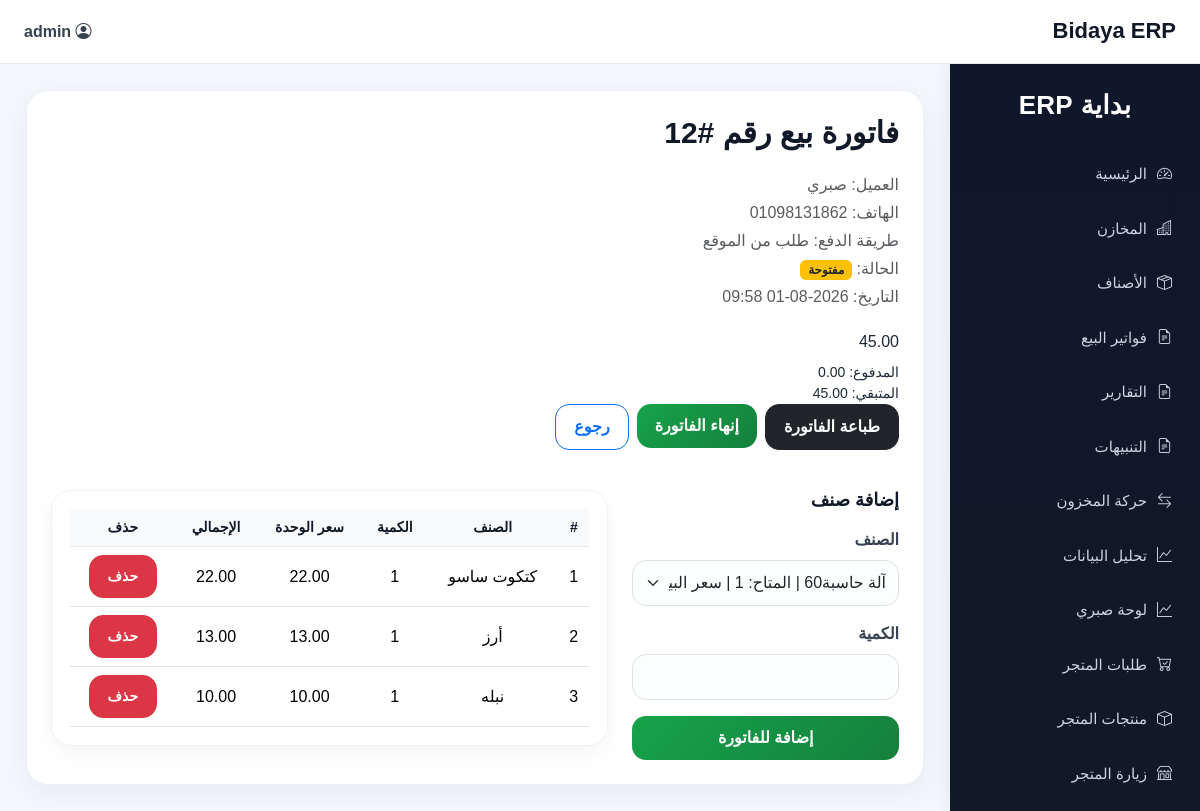
The page /invoices/12 (signed in) on the database its author committed.
### app/models.py (models this page shows, shortened)
class User(db.Model, UserMixin):
    id = db.Column(db.Integer, primary_key=True)
    username = db.Column(db.String(50), unique=True, nullable=False)
    email = db.Column(db.String(120), unique=True, nullable=False)
    password = db.Column(db.String(255), nullable=False)
    role = db.Column(db.String(20), default="operator")
    created_at = db.Column(db.DateTime, default=datetime.utcnow)

class SalesInvoice(db.Model):
    id = db.Column(db.Integer, primary_key=True)
    customer_name = db.Column(db.String(150), nullable=False)
    customer_phone = db.Column(db.String(50))
    notes = db.Column(db.Text)
    payment_method = db.Column(db.String(50), default="cash")
    amount_paid = db.Column(db.Float, default=0)
    total_amount = db.Column(db.Float, default=0)
    created_at = db.Column(db.DateTime, default=datetime.utcnow)
    is_finalized = db.Column(db.Boolean, default=False)
    finalized_at = db.Column(db.DateTime, nullable=True)
    items = db.relationship(
        "SalesInvoiceItem",
        backref="invoice",
        cascade="all, delete-orphan",
        lazy=True
    )
    @property
    def balance_due(self):
        return max((self.total_amount or 0) - (self.amount_paid or 0), 0)

class SalesInvoiceItem(db.Model):
    id = db.Column(db.Integer, primary_key=True)
    invoice_id = db.Column(db.Integer, db.ForeignKey("sales_invoice.id"), nullable=False)
    item_id = db.Column(db.Integer, db.ForeignKey("item.id"), nullable=False)
    quantity = db.Column(db.Integer, nullable=False, default=1)
    sale_price = db.Column(db.Float, nullable=False, default=0)
    line_total = db.Column(db.Float, nullable=False, default=0)
    item = db.relationship("Item", backref="invoice_lines")

class Item(db.Model):
    id = db.Column(db.Integer, primary_key=True)
    item_code = db.Column(db.String(50), nullable=False)
    name = db.Column(db.String(100), nullable=False)
    description = db.Column(db.Text)
    purchase_price = db.Column(db.Float, default=0)
    sale_price = db.Column(db.Float, default=0)
    unit_profit = db.Column(db.Float, default=0)
    quantity = db.Column(db.Integer, default=0)
    reorder_level = db.Column(db.Integer, default=0)
    notes = db.Column(db.Text)
    warehouse_id = db.Column(db.Integer, db.ForeignKey("warehouse.id"), nullable=False)

### app/routes.py (the view, shortened to what this page needs)
    @app.route("/invoices/<int:invoice_id>", methods=["GET", "POST"])
    @login_required
    def edit_invoice(invoice_id):
        invoice = SalesInvoice.query.get_or_404(invoice_id)
        item_form = SalesInvoiceItemForm()
        item_form.item_id.choices = [
            (item.id, f"{item.name} | المتاح: {item.quantity} | سعر البيع: {item.sale_price}")
            for item in Item.query.order_by(Item.name.asc()).all()
        ]
        if invoice.is_finalized:
            return render_template("invoice_detail.html", invoice=invoice, item_form=item_form)
        invoice.total_amount = sum(line.line_total for line in invoice.items)
        db.session.commit()
        return render_template("invoice_detail.html", invoice=invoice, item_form=item_form)

### app/forms.py
class SalesInvoiceItemForm(FlaskForm):
    item_id = SelectField("الصنف", coerce=int, validators=[DataRequired()])
    quantity = IntegerField("الكمية", validators=[DataRequired(), NumberRange(min=1)])
    submit = SubmitField("إضافة الصنف")

### app/models.py (called while the page is built)
@login_manager.user_loader
def load_user(user_id):
    return User.query.get(int(user_id))

### app/templates/invoice_detail.html (shortened to what this page needs)
{% extends "layout.html" %}
{% block content %}
<div class="invoice-page">
    <div class="invoice-top">
        <div>
            <h2 class="page-title">فاتورة بيع رقم #{{ invoice.id }}</h2>
            <p class="text-muted mb-1">العميل: {{ invoice.customer_name }}</p>
            <p class="text-muted mb-1">الهاتف: {{ invoice.customer_phone or "-" }}</p>
            <p class="text-muted mb-1">طريقة الدفع: {{ invoice.payment_method }}</p>
            <p class="text-muted mb-1">
                الحالة:
                {% if invoice.is_finalized %}
                <span class="badge bg-success">منتهية</span>
                {% else %}
                <span class="badge bg-warning text-dark">مفتوحة</span>
                {% endif %}
            </p>
            <p class="text-muted mb-0">
                التاريخ: {{ invoice.created_at.strftime('%Y-%m-%d %H:%M') }}
            </p>
        </div>
        <div class="invoice-total-box">
            <div class="small text-white-50">إجمالي الفاتورة</div>
            <div class="invoice-total">{{ "%.2f"|format(invoice.total_amount or 0) }}</div>
            <div class="small mt-2">المدفوع: {{ "%.2f"|format(invoice.amount_paid or 0) }}</div>
            <div class="small">المتبقي: {{ "%.2f"|format(invoice.balance_due or 0) }}</div>
        </div>
    </div>
    <div class="mb-3 d-flex gap-2 flex-wrap">
        <a href="{{ url_for('print_invoice', invoice_id=invoice.id) }}" target="_blank" class="btn btn-dark">
            طباعة الفاتورة
        </a>
        {% if not invoice.is_finalized %}
        <form method="POST" action="{{ url_for('finalize_invoice', invoice_id=invoice.id) }}">
            <button type="submit" class="btn btn-success">
                إنهاء الفاتورة
            </button>
        </form>
        {% endif %}
        <a href="{{ url_for('invoices') }}" class="btn btn-outline-primary">
            رجوع
        </a>
    </div>
    <div class="row g-4 mt-2">
        <div class="col-lg-4">
            <div class="form-card">
                <h5 class="section-title">إضافة صنف</h5>
                {% if invoice.is_finalized %}
                <div class="alert alert-info mb-0">
                    لا يمكن تعديل هذه الفاتورة لأنها منتهية.
                </div>
                {% else %}
                <form method="POST">
                    <div class="mb-3">
                        {{ item_form.item_id.label(class="form-label") }}
                        {{ item_form.item_id(class="form-select") }}
                    </div>
                    <div class="mb-3">
                        {{ item_form.quantity.label(class="form-label") }}
                        {{ item_form.quantity(class="form-control") }}
                    </div>
                    <button type="submit" class="btn btn-success w-100">
                        إضافة للفاتورة
                    </button>
                </form>
                {% endif %}
            </div>
        </div>
        <div class="col-lg-8">
            <div class="table-wrap">
                <table class="table text-center align-middle">
                    <thead>
                        <tr>
                            <th>#</th>
                            <th>الصنف</th>
                            <th>الكمية</th>
                            <th>سعر الوحدة</th>
                            <th>الإجمالي</th>
                            <th>حذف</th>
                        </tr>
                    </thead>
                    <tbody>
                        {% for line in invoice.items %}
                        <tr>
                            <td>{{ loop.index }}</td>
                            <td>{{ line.item.name }}</td>
                            <td>{{ line.quantity }}</td>
                            <td>{{ "%.2f"|format(line.sale_price or 0) }}</td>
                            <td>{{ "%.2f"|format(line.line_total or 0) }}</td>
                            <td>
                                {% if not invoice.is_finalized %}
                                <form method="POST" action="{{ url_for('delete_invoice_item', line_id=line.id) }}">
                                    <button class="btn btn-sm btn-danger">حذف</button>
                                </form>
                                {% else %}
                                <span class="text-muted">مقفولة</span>
                                {% endif %}
                            </td>
                        </tr>
                        {% else %}
                        <tr>
                            <td colspan="6">لا توجد أصناف بعد</td>
                        </tr>
                        {% endfor %}
                    </tbody>
                </table>
            </div>
        </div>
    </div>
</div>
{% endblock %}

### app/templates/layout.html (shortened to what this page needs)
<!DOCTYPE html>
<html lang="ar" dir="rtl">
<head>
    <link href="https://cdn.jsdelivr.net/npm/bootstrap@5.3.3/dist/css/bootstrap.rtl.min.css" rel="stylesheet">
    <link href="https://cdn.jsdelivr.net/npm/bootstrap-icons@1.11.3/font/bootstrap-icons.css" rel="stylesheet">
</head>
<body>
    {% if current_user.is_authenticated %}
    <div class="topbar">
        <h1 class="topbar-title">Bidaya ERP</h1>
        <div class="user-box">
            <span><i class="bi bi-person-circle"></i> {{ current_user.username }}</span>
        </div>
    </div>
    <aside class="sidebar">
        <div class="brand">بداية ERP</div>
        <nav class="nav flex-column">
            <a class="nav-link {% if request.endpoint == 'dashboard' %}active{% endif %}"
                href="{{ url_for('dashboard') }}">
                <i class="bi bi-speedometer2"></i><span>الرئيسية</span>
            </a>
            <a class="nav-link {% if request.endpoint == 'warehouses' %}active{% endif %}"
                href="{{ url_for('warehouses') }}">
                <i class="bi bi-buildings"></i><span>المخازن</span>
            </a>
            <a class="nav-link {% if request.endpoint == 'items' %}active{% endif %}" href="{{ url_for('items') }}">
                <i class="bi bi-box-seam"></i><span>الأصناف</span>
            </a>
            <a class="nav-link {% if request.endpoint == 'invoices' %}active{% endif %}"
                href="{{ url_for('invoices') }}">
                <i class="bi bi-file-earmark-text"></i><span>فواتير البيع</span>
            </a>
            <a class="nav-link {% if request.endpoint == 'reports' %}active{% endif %}" href="{{ url_for('reports') }}">
                <i class="bi bi-file-earmark-text"></i><span>التقارير</span>
            </a>
            <a class="nav-link {% if request.endpoint == 'alerts_page' %}active{% endif %}"
                href="{{ url_for('alerts_page') }}">
                <i class="bi bi-file-earmark-text"></i><span>التنبيهات</span>
            </a>
            <a class="nav-link {% if request.endpoint == 'movement' %}active{% endif %}"
                href="{{ url_for('movement') }}">
                <i class="bi bi-arrow-left-right"></i><span>حركة المخزون</span>
            </a>
            <a class="nav-link {% if request.endpoint == 'analytics' %}active{% endif %}"
                href="{{ url_for('analytics') }}">
                <i class="bi bi-graph-up"></i><span>تحليل البيانات</span>
            </a>
            <a class="nav-link {% if request.endpoint == 'owner_kpi' %}active{% endif %}"
                href="{{ url_for('owner_kpi') }}">
                <i class="bi bi-graph-up"></i><span>لوحة صبري</span>
            </a>
            <a class="nav-link {% if request.endpoint == 'orders' or request.endpoint == 'admin_orders' %}active{% endif %}"
                href="{{ url_for('orders') }}">
                <i class="bi bi-cart-check"></i><span>طلبات المتجر</span>
            </a>
            <a class="nav-link {% if request.endpoint == 'admin_products' %}active{% endif %}"
                href="{{ url_for('admin_products') }}">
                <i class="bi bi-box"></i><span>منتجات المتجر</span>
            </a>
            <a class="nav-link" href="{{ url_for('shop_home') }}" target="_blank">
                <i class="bi bi-shop"></i><span>زيارة المتجر</span>
            </a>
            <a class="nav-link" href="{{ url_for('logout') }}">
            </a>
        </nav>
    </aside>
    {% endif %}
    <main class="{% if current_user.is_authenticated %}main-content{% else %}public-content{% endif %}">
        <div class="{% if current_user.is_authenticated %}content-card{% else %}container{% endif %}">
            {% block content %}{% endblock %}
        </div>
    </main>
</body>
</html>

### app/templates/layout.html (style rules this page uses)
body { background: #f4f7fb; font-family: Tahoma, Arial, sans-serif; color: #1f2937; }
.topbar { height: 64px; background: #ffffff; border-bottom: 1px solid #e5e7eb; display: flex; align-items: center; justify-content: space-between; padding: 0 24px; position: fixed; top: 0; right: 0; left: 0; z-index: 1030; }
.topbar-title { font-size: 22px; font-weight: 800; margin: 0; color: #111827; }
.user-box { display: flex; align-items: center; gap: 10px; font-weight: 600; color: #374151; }
.sidebar { width: 250px; background: linear-gradient(180deg, #0f172a 0%, #111827 100%); color: #fff; position: fixed; top: 64px; right: 0; bottom: 0; padding: 22px 14px; overflow-y: auto; box-shadow: -4px 0 18px rgba(0, 0, 0, 0.06); }
.brand { font-size: 26px; font-weight: 800; color: #fff; margin-bottom: 26px; text-align: center; letter-spacing: 0.3px; }
.sidebar .nav-link { color: #cbd5e1; border-radius: 14px; padding: 12px 14px; margin-bottom: 8px; font-size: 15px; display: flex; align-items: center; gap: 10px; transition: all 0.2s ease; }
.main-content { margin-top: 64px; margin-right: 250px; padding: 26px; }
.content-card { background: #fff; border-radius: 22px; padding: 24px; box-shadow: 0 8px 30px rgba(15, 23, 42, 0.06); border: 1px solid #eef2f7; }
.page-title { font-size: 30px; font-weight: 800; color: #111827; margin-bottom: 22px; }
.section-title { font-size: 18px; font-weight: 700; color: #111827; margin-bottom: 16px; }
.form-label { font-weight: 700; color: #374151; margin-bottom: 8px; }
.form-control, .form-select { min-height: 46px; border-radius: 14px; border: 1px solid #dbe2ea; background-color: #fdfefe; }
.btn { border-radius: 14px; font-weight: 700; padding: 10px 18px; }
.btn-success { background: linear-gradient(135deg, #16a34a, #15803d); border: none; }
.table-wrap { background: #fff; border: 1px solid #eef2f7; border-radius: 20px; padding: 18px; box-shadow: 0 8px 22px rgba(15, 23, 42, 0.04); }
.table { margin-bottom: 0; vertical-align: middle; }
.table thead th { background: #f8fafc; color: #111827; font-size: 14px; font-weight: 800; border-bottom: 1px solid #e5e7eb; }

### rows shown on the page
User: username "admin"
SalesInvoice: id "12", customer_name "صبري", customer_phone "01098131862", payment_method "طلب من الموقع", created_at "2026-08-01 09:58", total_amount "45.00", amount_paid "0.00", total_amount+amount_paid "45.00"
SalesInvoiceItem: item.name "كتكوت ساسو", quantity "1", sale_price "22.00", line_total "22.00"
SalesInvoiceItem: item.name "أرز", quantity "1", sale_price "13.00", line_total "13.00"
SalesInvoiceItem: item.name "نبله", quantity "1", sale_price "10.00", line_total "10.00"

### other values the page prints
{{ item_form.item_id.label(class="form-label") }} "الصنف"
{{ item_form.quantity.label(class="form-label") }} "الكمية"
